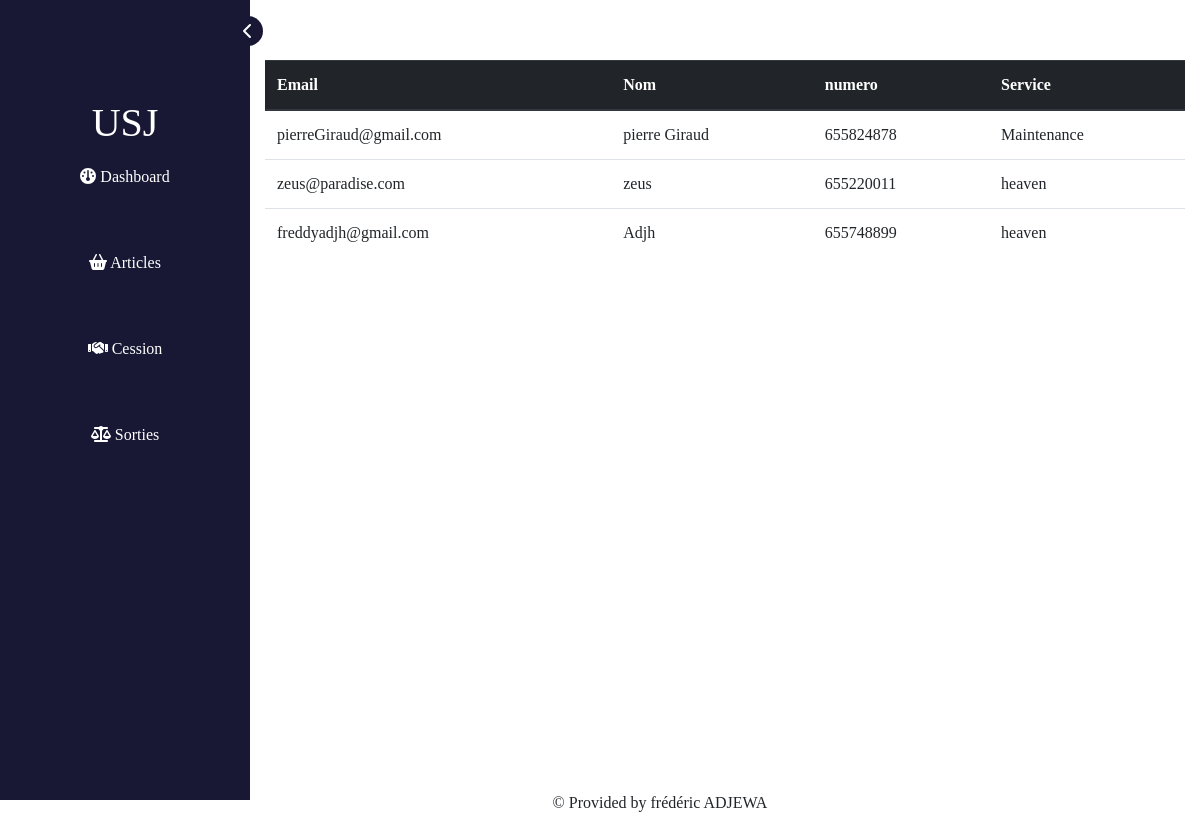
/Personnel/, run on an earlier commit of the app's database.
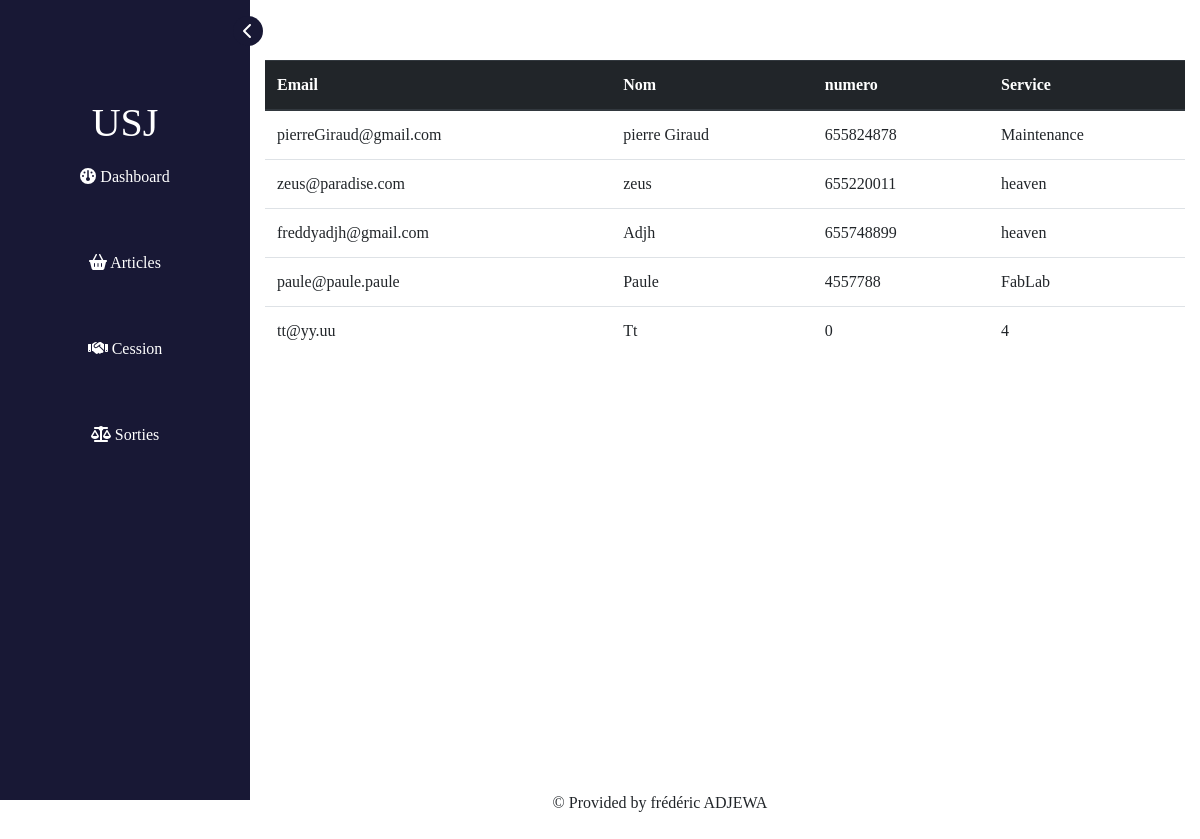
And on a later commit of the database.
### StockCompta/models.py (models this page shows)
class personnel(models.Model):
    email = models.EmailField(primary_key=True)
    name = models.CharField(max_length=50,default=None)
    numero = models.IntegerField()
    service = models.CharField(max_length=50,default=None)

### StockCompta/views.py (the view)
# urls.py: path('Personnel/', views.allPeople,name="allPeople"),
def allPeople(request):
    S = personnel.objects.all()
    P = Paginator(S,10)
    page_n = request.GET.get('page',1)
    try:
        S = P.page(page_n)
    except EmptyPage:
        S = P.page(1)
    return render(request,"StockCompta/personnel.html",{'Pers':S})

### StockCompta/templates/StockCompta/personnel.html (shortened to what this page needs)
{% extends 'StockCompta/base.html' %}
{%block content%}
<div class="content" style="margin-top: 5%;">
    <div class="container">
        {%if Pers%}
        <table class="table table-hover">
            <thead class="thead-dark">
                <tr>
                    <th>Email</th>
                    <th>Nom</th>
                    <th>numero</th>
                    <th>Service</th>
                </tr>
            </thead>
                {%for p in Pers %}
               <tr>
                <td>{{p.email}}</td>
                <td>{{p.name}}</td>
                <td>{{p.numero}}</td>
                <td>{{p.service}}</td>
               </tr>
                {%endfor%}
        </table>
            {%endif%}
    </div>
    <footer>
        <p> &copy; Provided by frédéric ADJEWA</p>
    </footer>
</div>
{%endblock content%}

What changed in the data, as far as the page shows it:
added personnel: email "paule@paule.paule", name "Paule", numero "4557788", service "FabLab"
added personnel: email "tt@yy.uu", name "Tt", numero "0", service "4"
